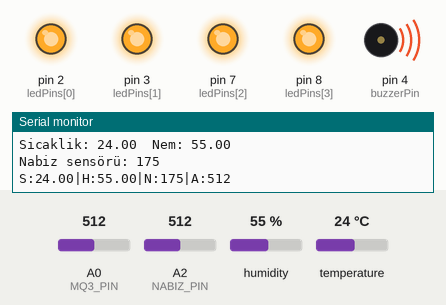
This sketch was run on a simulated Arduino Uno, built with avr-gcc and run on an emulated ATmega328P. On the bench: output pins drawn as LEDs (lit = HIGH), buzzer (waves = sounding, pin HIGH), the last lines printed to the serial monitor. The test bench sets the inputs (shaded band); at power-on: A0 (MQ3_PIN) = 512, A2 (NABIZ_PIN) = 512, humidity 55 %, temperature 24 °C.

Above: at 1.2 s.
1.3 s: A0 (MQ3_PIN) set to 484
At 1.7 s:
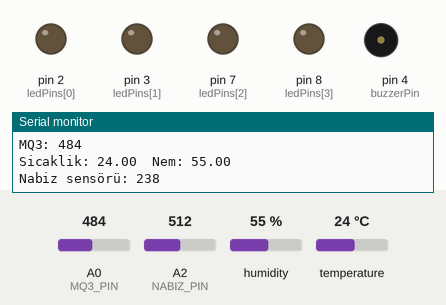
2.8 s: A0 (MQ3_PIN) set to 610
At 4.1 s:
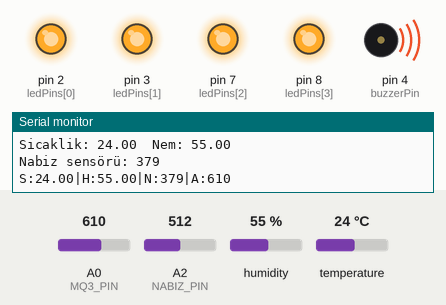
4.4 s: A0 (MQ3_PIN) set to 306
At 5.2 s:
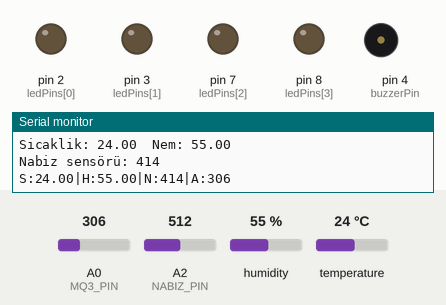
Timing chart, 0 to 7.4 s (numbered marks = the images above; inputs shaded):
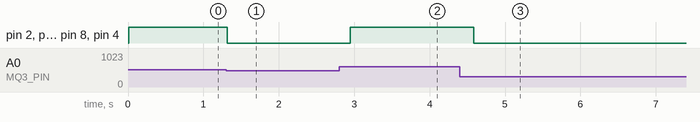

Measured:
- the behaviour switches between 501 and 500 on A0 (MQ3_PIN) (found by bisection; images 0 and 1)
- after the input at 1.3 s, pin 2 (ledPins[0]), pin 3 (ledPins[1]), pin 7 (ledPins[2]), pin 8 (ledPins[3]), pin 4 (buzzerPin): HIGH → LOW at once
- after the input at 2.8 s, pin 2 (ledPins[0]), pin 3 (ledPins[1]), pin 7 (ledPins[2]), pin 8 (ledPins[3]), pin 4 (buzzerPin): LOW → HIGH after 0.15 s
- after the input at 4.4 s, pin 2 (ledPins[0]), pin 3 (ledPins[1]), pin 7 (ledPins[2]), pin 8 (ledPins[3]), pin 4 (buzzerPin): HIGH → LOW after 0.18 s

The sketch:

surucuguvenlik.ino
```cpp
#include "DHT.h"

/* ---------- MQ-3 (ALKOL) ---------- */
#define MQ3_PIN A0
int ALKOL_THRESHOLD = 500;

/* ---------- DHT22 (ISI + NEM) ---------- */
#define DHTPIN 5
#define DHTTYPE DHT22
float TEMP_THRESHOLD = 30.0;
float HUM_THRESHOLD  = 60.0;
DHT dht(DHTPIN, DHTTYPE);

/* ---------- NABIZ SENSÖRÜ ---------- */
#define NABIZ_PIN A2
bool nabizAlarm = false;

/* ---------- ALARM ÇIKIŞLARI ---------- */
const int ledPins[] = {2, 3, 7, 8};
const int buzzerPin = 4;

/* ---------- ALARM DURUMLARI ---------- */
bool kameraAlarm = false;
bool alkolAlarm  = false;
bool isiAlarm    = false;
bool nemAlarm    = false;

/* ---------- PROCESSING'E GÖNDERİLECEK VERİLER ---------- */
float lastTemp   = 0.0;
float lastHum    = 0.0;
int   lastNabiz  = 0;
int   lastAlkol  = 0;

void setup() {
  Serial.begin(9600);
  dht.begin();

  for (int i = 0; i < 4; i++) pinMode(ledPins[i], OUTPUT);
  pinMode(buzzerPin, OUTPUT);

  alarmKapat();
  Serial.println("Sistem hazir");
}

void loop() {
  alkolKontrol();
  isiNemKontrol();
  nabizKontrol();
  kameraKomutKontrol();

  // Alarm sadece çok ciddi durumlarda devreye girsin
  if (alkolAlarm || kameraAlarm || nabizAlarm) {
    alarmCalistir();
  } else {
    alarmKapat();
  }

  // -------- PROCESSING'E VERİ GÖNDER --------
  Serial.print("S:");
  Serial.print(lastTemp);
  Serial.print("|H:");
  Serial.print(lastHum);
  Serial.print("|N:");
  Serial.print(lastNabiz);
  Serial.print("|A:");
  Serial.println(lastAlkol);
  //--------------------------------------------

  delay(300);
}

/* ---------- NABIZ KONTROLÜ (YENİ & UYUMLU) ---------- */
void nabizKontrol() {
  int val = analogRead(NABIZ_PIN);

  static int smooth = 0;
  smooth = (smooth * 9 + val) / 10;

  lastNabiz = smooth;

  // Çok yüksek nabız → alarm
  nabizAlarm = (smooth > 600);

  Serial.print("Nabiz sensörü: ");
  Serial.println(smooth);
}

/* ---------- ALKOL ---------- */
void alkolKontrol() {
  int val = analogRead(MQ3_PIN);
  alkolAlarm = (val > ALKOL_THRESHOLD);
  lastAlkol = val;

  Serial.print("MQ3: ");
  Serial.println(val);
}

/* ---------- ISI & NEM ---------- */
void isiNemKontrol() {
  float t = dht.readTemperature();
  float h = dht.readHumidity();

  if (isnan(t) || isnan(h)) return;

  isiAlarm = (t > TEMP_THRESHOLD);
  nemAlarm = (h > HUM_THRESHOLD);

  lastTemp = t;
  lastHum  = h;

  Serial.print("Sicaklik: ");
  Serial.print(t);
  Serial.print("  Nem: ");
  Serial.println(h);
}

/* ---------- KAMERA KOMUTU ---------- */
void kameraKomutKontrol() {
  if (Serial.available()) {
    String komut = Serial.readStringUntil('\n');
    komut.trim();

    if (komut == "HIGH")  kameraAlarm = true;
    if (komut == "LOW")   kameraAlarm = false;
    if (komut == "1")     kameraAlarm = true;
    if (komut == "0")     kameraAlarm = false;
  }
}

/* ---------- ALARM FONKSİYONLARI ---------- */
void alarmCalistir() {
  for (int i = 0; i < 4; i++) digitalWrite(ledPins[i], HIGH);
  digitalWrite(buzzerPin, HIGH);
}

void alarmKapat() {
  for (int i = 0; i < 4; i++) digitalWrite(ledPins[i], LOW);
  digitalWrite(buzzerPin, LOW);
}
```
